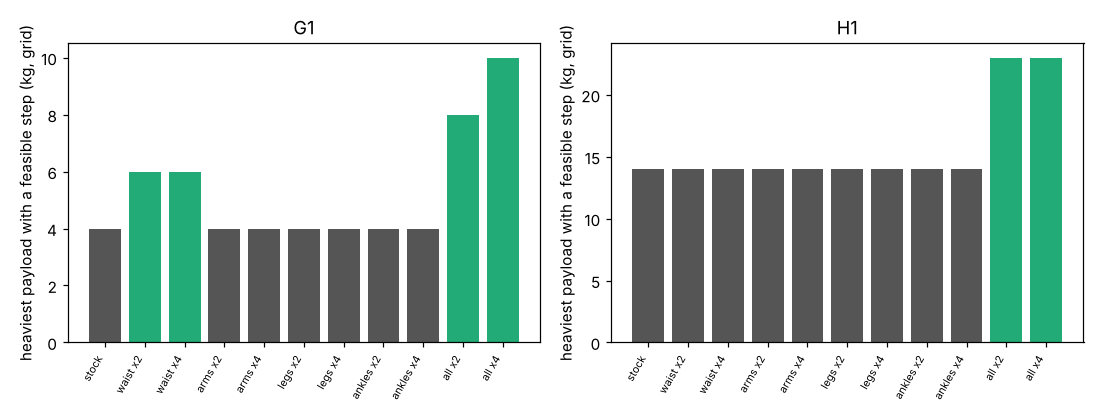

Generate this figure with Python:
"""Figure: heaviest payload with any feasible carry step, per scaled joint group."""
import json
from pathlib import Path

import matplotlib
matplotlib.use("Agg")
import matplotlib.pyplot as plt

HERE = Path(__file__).resolve().parent
o = json.loads((HERE / "results.json").read_text())
fig, axs = plt.subplots(1, 2, figsize=(10, 3.8))
for ax, (n, ms) in zip(axs, o["payloads"].items()):
    labels, vals = [], []
    for g, f in o["configs"]:
        feas = [m for m in ms if any(r["ok"] for r in o["rows"] if r["robot"] == n and r["mass"] == m and r["group"] == g and r["f"] == f)]
        labels.append("stock" if f == 1.0 else f"{g} x{f:g}")
        vals.append(max(feas, default=0))
    ax.bar(range(len(vals)), vals, color=["#555" if v == vals[0] else "#2a7" for v in vals])
    ax.set_xticks(range(len(vals))); ax.set_xticklabels(labels, rotation=60, ha="right", fontsize=7)
    ax.set_title(n.upper()); ax.set_ylabel("heaviest payload with a feasible step (kg, grid)")
fig.tight_layout(); fig.savefig(HERE / "figure.png", dpi=110)
